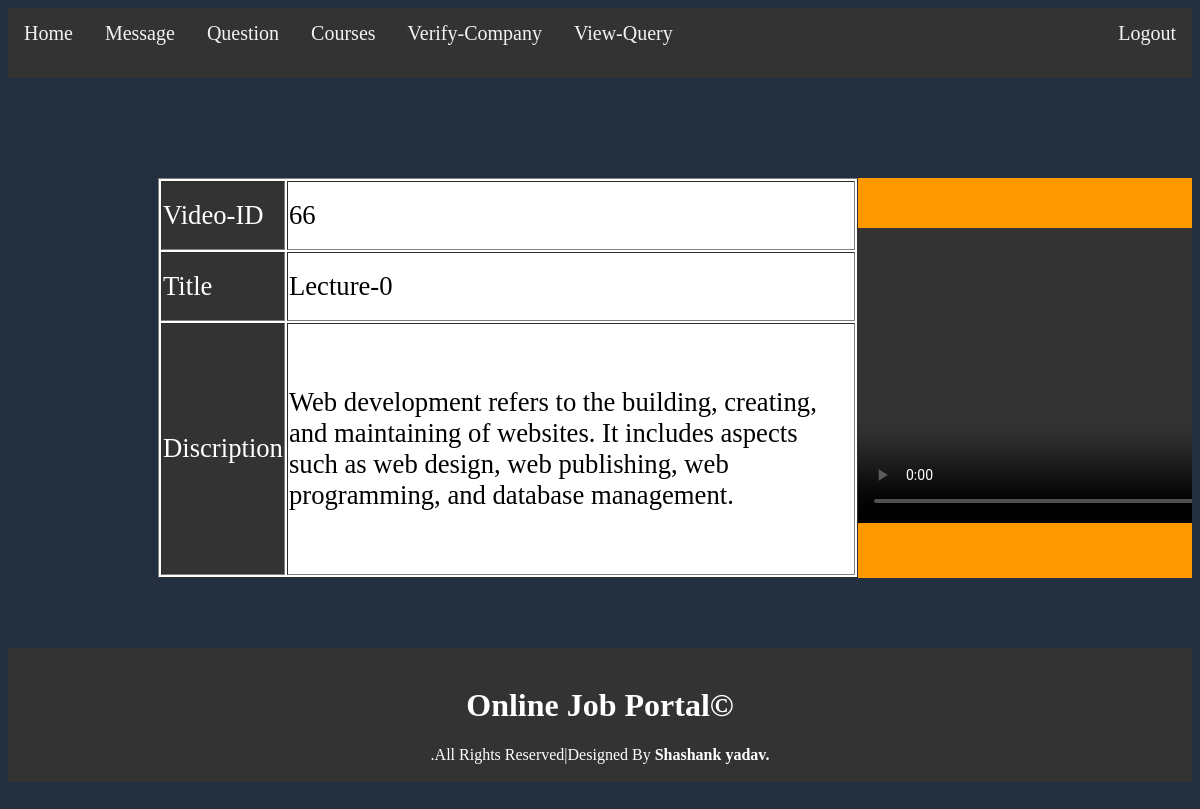
Screenshot of /UploadVideo.php with the database file from the repository.
### tables this page shows
CREATE TABLE IF NOT EXISTS `videos` (
  `vid` varchar(100) NOT NULL,
  `vtitle` varchar(5000) NOT NULL,
  `vdis` varchar(5000) NOT NULL,
  `video` varchar(10000) NOT NULL,
  PRIMARY KEY (`vid`)
);

### UploadVideo.php (the view, shortened to what this page needs)
<?php include('adnav.php');?>
<!DOCTYPE html>
<html>
<head>
</head>
<body>
<div style="background-color:none;width:100%;height:500px;overflow-y: scroll;margin-top:50px;">
<?php
	$con=mysqli_connect("127.0.0.1","root","","job_portal");
	$q="select * from videos order by vtitle";
	$res=mysqli_query($con,$q);
	while($row=mysqli_fetch_array($res))
	{
	$vid=$row[0];
	$vtitle=$row[1];
	$vdisc=$row[2];
	$vidi=$row[3];
echo"<div style='background-color:#FF9900;width:1200px;height:400px;margin-top:50px;margin-left:150px;'>";
echo"<div style='width:700px;height:400px;background-color:white;float: left'>";
echo"<table border='1' style='float:left;width:700px;height:400px;font-family:Arial Black;font-size:20pt;'>
<tr><td style='background-color:#333;color:white;'>Video-ID</td><td>".$vid."</td></tr>
<tr><td style='background-color:#333;color:white;'>Title</td><td>".$vtitle."</td></tr>
<tr><td style='background-color:#333;color:white;'>Discription</td><td>".$vdisc."</td></tr>
</table>";
echo"</div>";
   echo" <div style='width:500px;height:300px;background-color:none;float:left;margin-top:50px;'>";
echo"<video width='500' height='295' controls>
  <source src='".$vidi."' type='video/mp4'></video>";
    echo"</div></div>";
}
 ?>
</div>
<div class="footer" style="margin-top:20px;">
<h1>Online Job Portal&copy;</h1>.All Rights Reserved|Designed By <b>Shashank yadav.</b>
</div>
</body>
</html>

### adnav.php (style rules this page uses)
body { background-color: #232F3E; background-repeat: no-repeat; background-size: 1920px 1965px; }
.footer { padding: 18px; text-align: center; background: #333; margin-top: 20px; color: white; }

### rows the page displays
videos: vid "66", vtitle "Lecture-0", vdis "Web development refers to the building, creating, and maintaining of websites. It includes aspects such as web design, web publishing, web programming, and database management."
